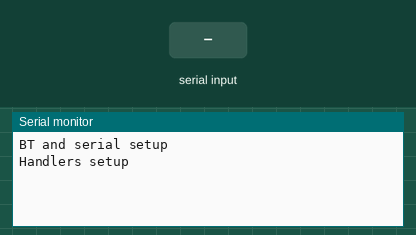
The sketch below on a simulated Arduino Uno, built with avr-gcc and run on an emulated ATmega328P. Shown: the last lines printed to the serial monitor. The test bench sets the inputs (shaded band).

Above: at 1.2 s.
1.3 s: "1>" received over the second serial link
At 3.5 s:
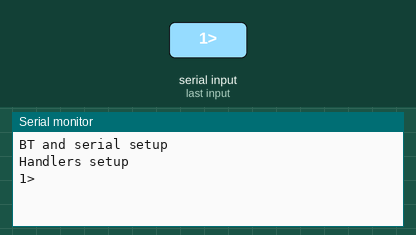
3.8 s: "0>" received over the second serial link
At 5.6 s:
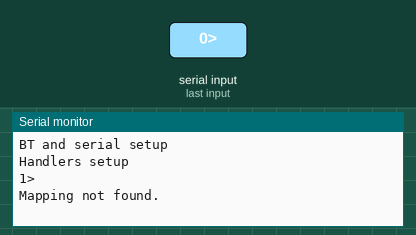

The sketch:

Penguin.ino
```cpp
#include <SoftwareSerial.h>
#include <SD.h>
#include <TMRpcm.h>
#include <SPI.h>
#include "headers/action_registry.h"

#define ArduinoTxPin 2
#define ArudinoRxPin 3
#define SD_ChipSelectPin 4
#define rxPin 5
#define txPin 6
#define baud 9600

SoftwareSerial mySerial(rxPin, txPin); // RX, TX
SoftwareSerial ArduinoSerial (ArudinoRxPin, ArduinoTxPin);
action_registry *registry;
TMRpcm tmrpcm;

//===<ENTRY>=======================================
void setup() {
  setupSerial();
  setupBluetooth();
  setupHandlers();
}

void loop() {
  serve();
}


//===<BT SETUP>====================================
void setupBluetooth() {
  pinMode(rxPin, INPUT);
  pinMode(txPin, OUTPUT);
  mySerial.begin(baud);
  Serial.println("BT and serial setup");
}


//===<REQUEST HANDLERS>============================
int feed(char *foodName) {
  sendToArduino2("feed", foodName);
  playFile("nomnom.wav");
  Serial.println("Feeding...");
}

int displayText(char *text) {
  String s = String(text);
  if (s.length() > 0) {
    int space = 9 - (s.length() / 14);
    sendToArduino2("text", text);
    Serial.print(space);
    playFile("talk.wav");
  }
}

void setupHandlers() {
  registry = new_action_registry(2);
  add_entry(registry, new_registry_entry("feed", feed));
  add_entry(registry, new_registry_entry("displayText", displayText));
  Serial.println("Handlers setup");
}

//===<REQUEST PROCESSOR>===========================
void serve() {
  if (ArduinoSerial.available()) {
    Serial.println(ArduinoSerial.readString());
  }

  if (mySerial.available() > 0) {

    String mapping = mySerial.readStringUntil('>');
    String args = mySerial.readStringUntil(';');


    action_lambda action = get(registry, mapping.c_str());

    if (action != NULL) {
      action(args.c_str());

    } else {
      Serial.println("Mapping not found.");
    }

  }
}

//===<Audio stuff>==============================================
void playFile(char *fileName) {
  if (!SD.begin(SD_ChipSelectPin)) {  // see if the card is present and can be initialized:
    Serial.println("SD fail");
    return;   // don't do anything more if not
  }
  tmrpcm.speakerPin = 9;
  tmrpcm.play(fileName);
}

// ==============================


void sendToArduino2(String mapping, String str) {
  mySerial.end();

  pinMode(ArudinoRxPin, INPUT);
  pinMode(ArduinoTxPin, OUTPUT);
  ArduinoSerial.begin(baud);
  Serial.println("Arduino com setup");

  String fin = mapping + ">" + str + ";";

  ArduinoSerial.write(fin.c_str());

  ArduinoSerial.end();
  setupBluetooth();
}


void setupSerial() {
  Serial.begin(baud);
}
```

request_filter.h
```cpp
#ifndef REQUEST_FILTER_H
#define REQUEST_FILTER_H

typedef struct request_info {
    char *mapping;
    char *arg;
} request_info;

request_info *parseRequestInfo(char *raw);
int compareStrings(char *src, char *replica);
int strSize(char *str);
char *toCStr(char *src, int size);
char *getAttr(char *src, char *subj);

#endif
```

request_filter.cpp
```cpp
#include "headers/request_filter.h"
#include <stdio.h>
#include <stdlib.h>
#include <string.h>
#include <stdbool.h>

#include <SD.h>


typedef struct ParserState {
  bool openTagFound = false;

  char *saveToFile = NULL;
} ParserState;


request_info *parseRequestInfo(char *raw) {
  request_info *info = (request_info *) malloc(sizeof(request_info));
  info->mapping = getAttr(raw, "<mapping>");
  info->arg = getAttr(raw, "<arg>");

  return info;
}


int compare(char *src, char *replica) {
  int offset = 0;

  while (*(replica + offset) != '\0') {
    if ( *(src + offset) != *(replica + offset) ) {
      offset = 0;
      break;
    }
    offset++;
  }

  return offset;
}

int strSize(char *str) {
  int idx = 0;

  while (*(str + idx) != '\0') {
    idx++;
  }
  return idx;
}

char *toCStr(char *src, int size) {
  char *buf = (char *) malloc(sizeof(char) * (size + 1));
  for (int i = 0; i < size; i++) {
    buf[i] = src[i];
  }
  buf[size] = '\0';
  return buf;
}


char *getAttr(char *src, char *subj)
{
  char *start = NULL;
  char *end = NULL;

  int delimSize = strSize(subj);

  char *potential = src;
  int combo = 0;

  // Capture first
  while (*potential != '\0') {
    if (*potential == *subj) {
      int offset = compare(toCStr(potential, delimSize), subj);

      if (offset > 0) {
        potential += offset;
        start = potential;
        break;
      }
    }
    potential++;
  }

  // Capture last
  while (*potential != '\0') {
    if (*potential == *subj) {
      int offset = compare(toCStr(potential, delimSize), subj);

      if (offset > 0) {
        end = potential;
        break;
      }
    }
    potential++;
  }

  if (start == NULL || end == NULL) return NULL;

  // char *buf = (char *) malloc((end - start) * sizeof(char));

  int offset = 0;

  while (start + offset != end) {
    // buf[offset] = start[offset];
    offset++;
    // if (start + offset == end-1) {
    //   buf[offset+1] = '\0';
    // }
  }

  return toCStr(start, offset);

}
```

action_registry.cpp
```cpp
#include "headers/action_registry.h"
#include <stdlib.h>
#include <stdbool.h>
#include <stdio.h>
#include <string.h>


void add_entry(action_registry *registry, registry_entry *entry)
{
    // Increase size if registry size has reached the max size
    if (registry->size == registry->maxSize) {
        extend_registry(registry, registry->maxSize * 2);
    }

    // Trust that the size is managed well.
    int emptyIdx = avail_index(registry);

    if (emptyIdx >= 0) {
      registry->keys[emptyIdx] = entry->key;
      registry->actions[emptyIdx] = entry->action;

      registry->size = registry->size + 1;
    }
}

action_lambda get(action_registry *registry, char *key)
{
    // NO TIME TO IMPLEMENT MORE EFFICIENT SEARCH ALGO
    char **keys = registry->keys;
    action_lambda* actions = registry->actions;
    action_lambda action = NULL;

    for (int i = 0; i < registry->maxSize; i++) {
        if (keys[i] != NULL && strcmp(keys[i], key) == 0) {
            action =  actions[i];
        }
    }

    return action;
}

action_registry* new_action_registry(int size)
{
    action_registry* registry = (action_registry *) calloc(1, sizeof(action_registry));
    registry -> size = 0;
    registry -> maxSize = size;
    registry -> keys = (char **) calloc(size, sizeof(char*));

    for(int i = 0; i < size; i++) {
      registry->keys[i] = NULL;
    }

    registry -> actions = (action_lambda *) malloc(sizeof(action_lambda) * size);
    return registry;
}

registry_entry* new_registry_entry(char *key, action_lambda action)
{
    registry_entry* dest = (registry_entry *) calloc(1, sizeof(registry_entry));
    dest -> key = key;
    dest -> action = action;
    return dest;
}

void extend_registry(action_registry* registry, int size) {
    if (registry -> maxSize != size) {
		registry -> maxSize = size;
        registry -> keys = (char**) realloc(registry->keys, sizeof(char*) * size);
        registry -> actions = (action_lambda*) realloc(registry->actions, sizeof(action_lambda) * size);
    }
}

int avail_index(action_registry* registry) {
    int size = registry -> maxSize;
    char** keys = registry -> keys;
    for (int i = 0; i < size; i++) {
        if (keys[i] == NULL) {
            return i;
        }
    }
    return -1;
}
```

action_registry.h
```cpp
#ifndef ACTION_REGISTRY_H
#define ACTION_REGISTRY_H

typedef int (*action_lambda)(char *);

typedef struct action_registry {
    int size;
    int maxSize;
    char** keys;
    action_lambda *actions;
} action_registry;

typedef struct registry_entry {
    char *key;
    action_lambda action;
} registry_entry;

void add_entry(action_registry *registry, registry_entry *entry);
action_lambda get(action_registry *registry, char *key);

action_registry* new_action_registry(int size);
registry_entry* new_registry_entry(char *key, action_lambda action);

void extend_registry(action_registry* registry, int size);
int avail_index(action_registry* registry);


#endif
```

Measured:
- after the input at 1.3 s, the serial monitor: prints a new line after 1.0 s (image 1)
- after the input at 3.8 s, the serial monitor: prints a new line after 1.0 s (image 2)
